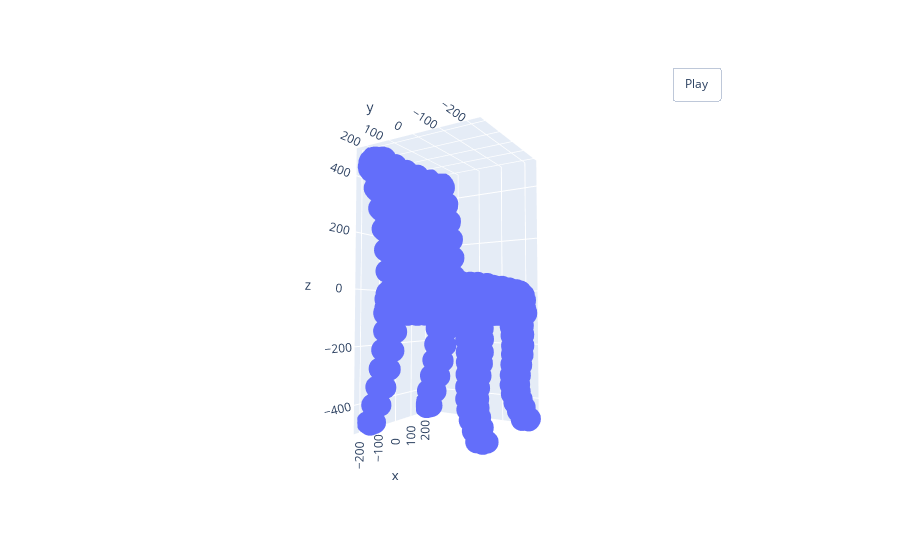

The notebook cell this image was saved under:
### Code cell
visualize_rotate([go.Scatter3d(x=x, y=y, z=z,
                                   mode='markers')]).show()

### Figure 1 — Plotly figure (JSON) as saved in the notebook; plotly's stock layout.template omitted (floating-point values rounded to 4 significant figures; data arrays with more than 128 entries replaced by an {"elided": "..."} marker saying what was removed)
{"data": [{"mode": "markers", "type": "scatter3d", "x": {"elided": "7884 float values"}, "y": {"elided": "7884 float values"}, "z": {"elided": "7884 float values"}}], "layout": {"autosize": true, "scene": {"aspectmode": "auto", "aspectratio": {"x": 0.7527, "y": 0.8105, "z": 1.639}, "camera": {"center": {"x": 0, "y": 0, "z": 0}, "eye": {"x": -2.327, "y": -1.428, "z": -0.139}, "projection": {"type": "perspective"}, "up": {"x": 0, "y": 0, "z": 1}}}, "updatemenus": [{"buttons": [{"args": [null, {"frame": {"duration": 50, "redraw": true}, "fromcurrent": true, "mode": "immediate", "transition": {"duration": 0}}], "label": "Play", "method": "animate"}], "pad": {"r": 10, "t": 45}, "showactive": false, "type": "buttons", "x": 0.8, "xanchor": "left", "y": 1, "yanchor": "bottom"}]}}
